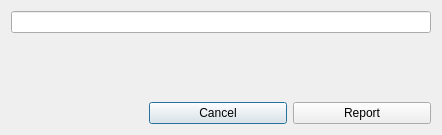
<?xml version="1.0" encoding="UTF-8"?>
<ui version="4.0">
 <class>missIdDialog</class>
 <widget class="QDialog" name="missIdDialog">
  <property name="geometry">
   <rect>
    <x>0</x>
    <y>0</y>
    <width>442</width>
    <height>135</height>
   </rect>
  </property>
  <property name="windowTitle">
   <string>Dialog</string>
  </property>
  <layout class="QVBoxLayout" name="verticalLayout">
   <item>
    <widget class="QLineEdit" name="missIdLineEdit">
     <property name="text">
      <string/>
     </property>
    </widget>
   </item>
   <item>
    <spacer name="verticalSpacer">
     <property name="orientation">
      <enum>Qt::Vertical</enum>
     </property>
     <property name="sizeHint" stdset="0">
      <size>
       <width>20</width>
       <height>13</height>
      </size>
     </property>
    </spacer>
   </item>
   <item>
    <layout class="QHBoxLayout" name="horizontalLayout">
     <item>
      <spacer name="horizontalSpacer">
       <property name="orientation">
        <enum>Qt::Horizontal</enum>
       </property>
       <property name="sizeHint" stdset="0">
        <size>
         <width>40</width>
         <height>20</height>
        </size>
       </property>
      </spacer>
     </item>
     <item>
      <widget class="QPushButton" name="cancelButton">
       <property name="sizePolicy">
        <sizepolicy hsizetype="MinimumExpanding" vsizetype="Preferred">
         <horstretch>0</horstretch>
         <verstretch>0</verstretch>
        </sizepolicy>
       </property>
       <property name="text">
        <string>Cancel</string>
       </property>
      </widget>
     </item>
     <item>
      <widget class="QPushButton" name="reportButton">
       <property name="sizePolicy">
        <sizepolicy hsizetype="MinimumExpanding" vsizetype="Preferred">
         <horstretch>0</horstretch>
         <verstretch>0</verstretch>
        </sizepolicy>
       </property>
       <property name="text">
        <string>Report</string>
       </property>
      </widget>
     </item>
    </layout>
   </item>
  </layout>
 </widget>
 <resources/>
 <connections/>
</ui>
